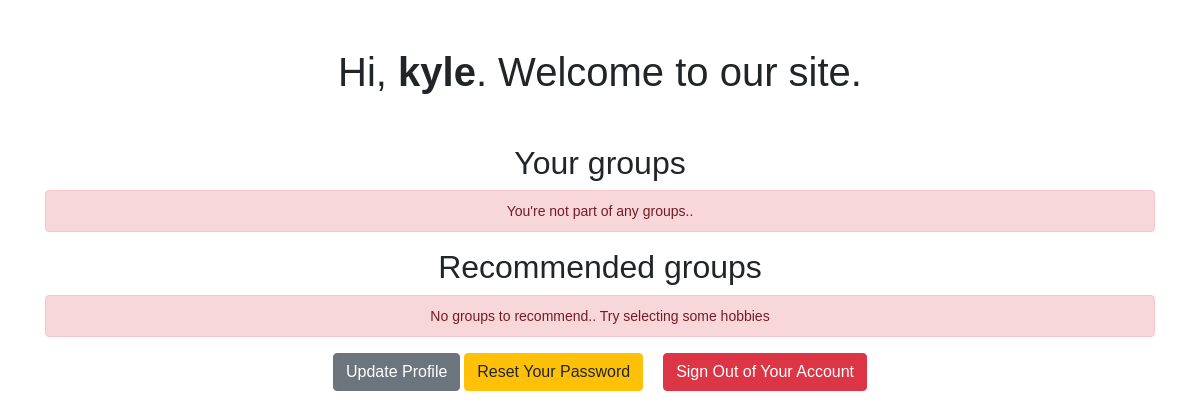
The app's page /welcome.php (signed in), older data.
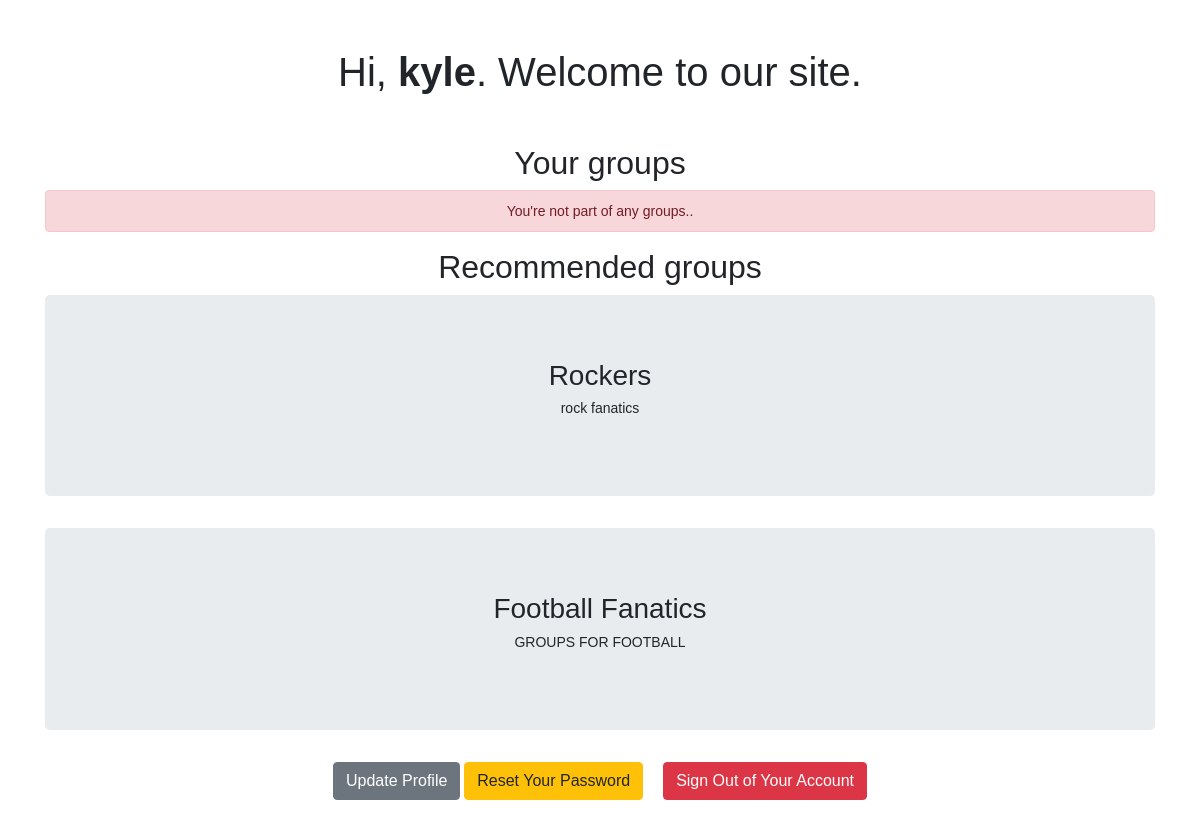
The same page, newer data.
### tables this page shows
CREATE TABLE `groups` (
  `groupid` int(11) NOT NULL,
  `name` varchar(45) NOT NULL,
  `description` varchar(255) NOT NULL
);

### welcome.php (the view, shortened to what this page needs)
<?php
require_once "config.php";
function getJoinedGroups()
{
    global $mysqli;
    $sql = "SELECT g.name, g.description FROM groups g, usergroups ug WHERE g.groupid = ug.groupid AND ug.userid =" . $_SESSION["id"] . ";";
    $joinedgroups_err = ($result = $mysqli->query($sql)) ? "" : "Error: " . $mysqli->error;
    if ($result->num_rows > 0) {
        while ($row = $result->fetch_assoc()) {
            echo "<div id=\"recommended-groups-box\" class=\"jumbotron\">";
            echo "<h3>" . $row["name"] . "</h3>\n";
            echo "<p>" . $row["description"] . "</p>\n";
            echo "</div>";
        }
    } else {
        $joinedgroups_err = "You're not part of any groups.. ";
    }
    if (!empty($joinedgroups_err)) {
        echo '<div class="alert alert-danger">' . $joinedgroups_err . '</div>';
    }
}
function getRecommendedGroups()
{
    global $mysqli;
    $sql = "SELECT g.name, g.description FROM groups g, grouphobbies gh, userhobbies uh
            where gh.hobbyid = uh.hobbyid AND uh.userid = " . $_SESSION["id"] . ";";
    $group_err = ($result = $mysqli->query($sql)) ? "" : "Error: " . $mysqli->error;
    if ($result->num_rows > 0) {
        while ($row = $result->fetch_assoc()) {
                echo "<div id=\"recommended-groups-box\" class=\"jumbotron\">";
                echo "<h3>" . $row["name"] . "</h3>\n";
                echo "<p>" . $row["description"] . "</p>\n";
                echo "</div>";
            }
    } else {
        $group_err = "No groups to recommend.. Try selecting some hobbies";
    }
    if (!empty($group_err)) {
        echo '<div class="alert alert-danger">' . $group_err . '</div>';
    }
}
?>
<!DOCTYPE html>
<html lang="en">
<head>
    <link rel="stylesheet" href="https://stackpath.bootstrapcdn.com/bootstrap/4.5.2/css/bootstrap.min.css">
    <link rel="stylesheet" type="text/css" href="css/FFStylesheet.css">
</head>
<body>
<h1 class="my-5">Hi, <b><?php echo htmlspecialchars($_SESSION["username"]); ?></b>. Welcome to our site.</h1>
<div class="container">
    <h2>Your groups</h2>
    <?php getJoinedGroups(); ?>
    <h2>Recommended groups</h2>
    <?php getRecommendedGroups(); ?>
</div>
<p>
    <a href="update_profile.php" class="btn btn-secondary">Update Profile</a>
    <a href="reset-password.php" class="btn btn-warning">Reset Your Password</a>
    <a href="logout.php" class="btn btn-danger ml-3">Sign Out of Your Account</a>
</p>
</body>
</html>

### css/FFStylesheet.css (style rules this page uses)
body { font: 14px sans-serif; text-align: center; }

Row changes from the older to the newer data that the page shows:
added groups: name "Rockers", description "rock fanatics"
added groups: name "Football Fanatics", description "GROUPS FOR FOOTBALL"
Text that changed along with them:
$group_err: "No groups to recommend.. Try selecting some hobbies" → (not shown)
